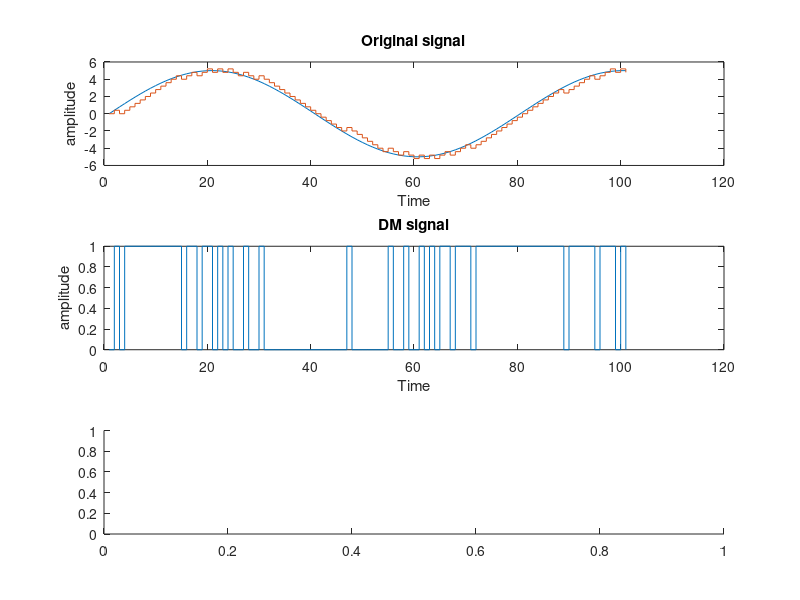

MATLAB code to generate this figure: (Note: this script raises an error after producing the figure.)
clc;
close all;
t=0:2*pi/100:2*pi;
x=5*sin(2*pi*t/5);
subplot(3,1,1);
plot(x)
xlabel('Time')
ylabel('amplitude')
title('Original signal')
hold on

y=[0];
xr=0;
del=0.4;
for i=1:length(x)-1
    if xr(i)<=x(i)
        d=1;
        xr(i+1)=xr(i)+del;
    else
        d=0;
        xr(i+1)=xr(i)-del;
    end
    y=[y d];
end

stairs(xr)
hold off;

subplot(3,1,2);
stairs(y);
xlabel('Time')
ylabel('amplitude')
title('DM signal')

rx=zeros(length(y));
for i=1:length(y)-1
    if y(i)==1
        rx(i+1)=rx(i)+del;
    elseif y(i)==0
        rx(i+1)=rx(i)-del;
    end
end
subplot(3,1,3);
ddm=lowpass(rx,0.1,100);
stairs(ddm)
xlabel('Time')
ylabel('amplitude')
title('Recovered signal')
